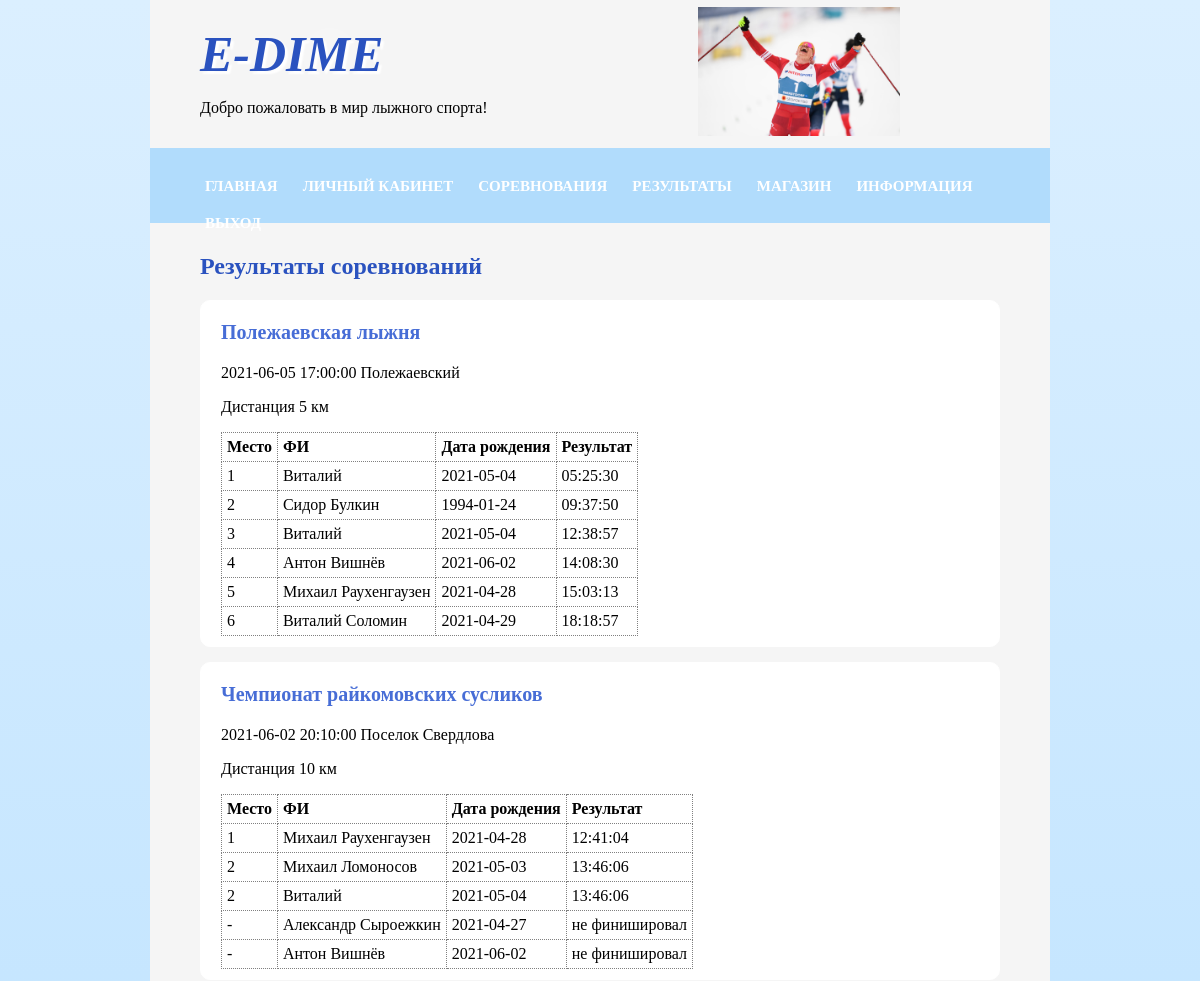
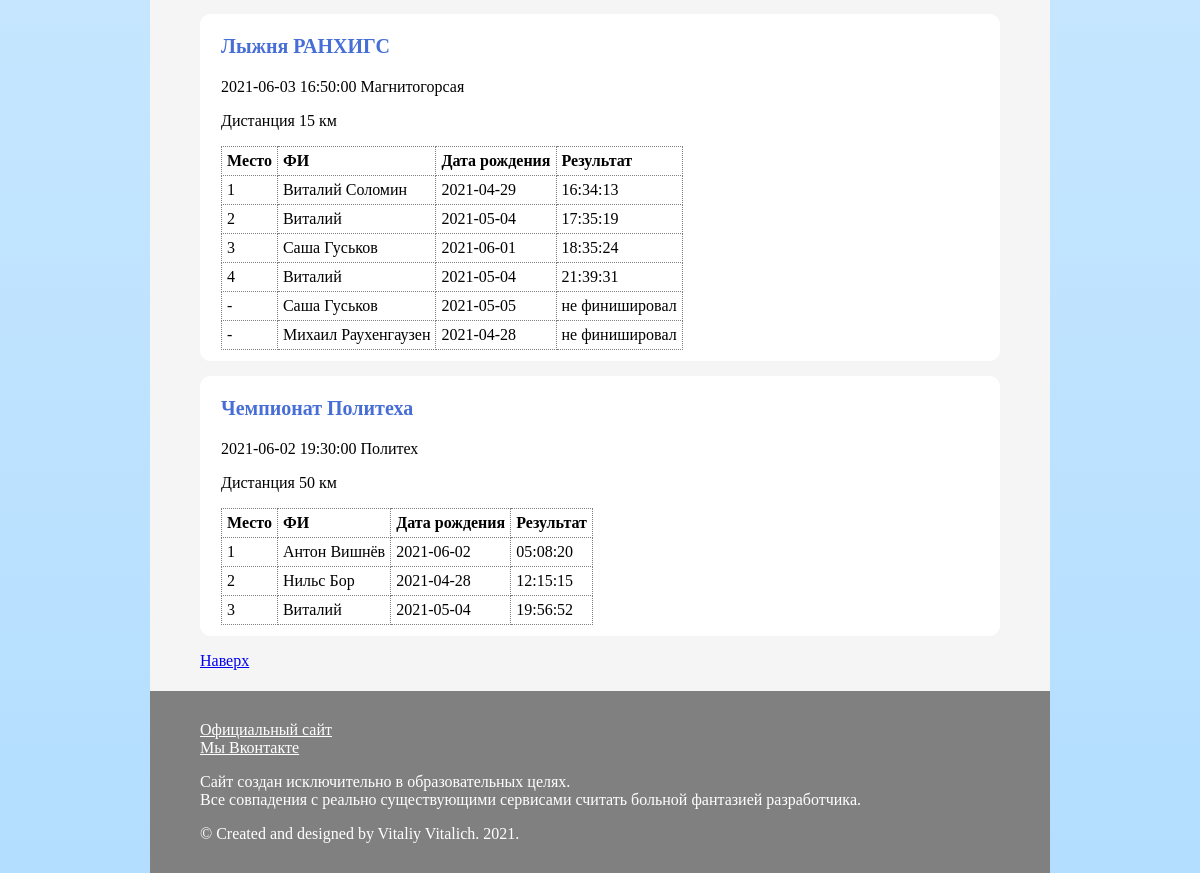
The app's page /e-dime.php?page=result_user (signed in) with its own data (2 pictures, top to bottom).
### tables this page shows
CREATE TABLE `comp` (
  `id` int(11) NOT NULL,
  `name` varchar(50) NOT NULL,
  `place` varchar(25) NOT NULL,
  `date` date NOT NULL,
  `time` time NOT NULL,
  `dist` int(11) NOT NULL,
  `status` tinyint(1) NOT NULL
);

CREATE TABLE `part` (
  `id` int(11) NOT NULL,
  `users_id` int(11) NOT NULL,
  `comp_id` int(11) NOT NULL,
  `result` time DEFAULT NULL
);

CREATE TABLE `users` (
  `id` int(11) NOT NULL,
  `name` varchar(50) NOT NULL,
  `login` varchar(25) NOT NULL,
  `password` varchar(40) NOT NULL,
  `phone` varchar(25) NOT NULL,
  `birth` date NOT NULL,
  `place` varchar(25) NOT NULL,
  `qual_id` int(20) NOT NULL
);

### result_user.php (the view)
<section>
<h2>Результаты соревнований</h2>
<?php
$q = mysqli_query($db,"SELECT * FROM comp WHERE status ='1'");
for($i=0;$i<mysqli_num_rows($q);$i++){
	$res=mysqli_fetch_assoc($q);
	$id = $res['id'];
	?>
	<div class='tour'>
		<h3><?php echo $res['name']; ?></h3>
		<p><?php echo $res['date'].' '.$res['time'].' '.$res['place']; ?></p>
		<p>Дистанция <?php echo $res['dist']; ?> км</p>
		<table>
			<tr>
				<td><b>Место</b></td>
				<td><b>ФИ</b></td>
				<td><b>Дата рождения</b></td>
				<td><b>Результат</b></td>
			</tr>
		<?php
		$q2 = mysqli_query($db,"SELECT * FROM users INNER JOIN part ON part.users_id = users.id WHERE comp_id = '$id' ORDER BY result ASC");
		$last_result=0;
		$place = 0;
		$not_finished = [];
		for($j=0;$j<mysqli_num_rows($q2);$j++){
			$res2=mysqli_fetch_assoc($q2);
			if(($res2['result']!=null)&&($res2['result']!="00:00:00")){
				?>
				<tr>
					<td><?php
					if($res2['result']==$last_result){
						$place+=0; echo $place;
					} else {
						$place+=1; echo $place;
					}
					?></td>
					<td><?php echo $res2['name']; ?></td>
					<td><?php echo $res2['birth']; ?></td>
					<td><?php
					echo $res2['result'];
					$last_result = $res2['result'];
					?></td>
				</tr>
				<?php
			} elseif(($res2['result']==null)||($res2['result']=='00:00:00')) {
				$at1 = $res2['name'];
				$at2 = $res2['birth'];
				$array_this = [$at1,$at2];
				array_push($not_finished,$array_this);
			}
		}
		for($j=0;$j<count($not_finished);$j++){
			?>
			<tr>
				<td>-</td>
				<td><?php echo $not_finished[$j][0]; ?></td>
				<td><?php echo $not_finished[$j][1]; ?></td>
				<td>не финишировал</td>
			</tr>
			<?php
		}
		?>
		</table>
	</div>
	<?php
}
?>
</section>

### e-dime.css (style rules this page uses)
html { background: linear-gradient(#dbefff,#b3deff); }
h2 { color:#2a52bf; }
h3 { font-size:20px; color:#476dd6; }
body { margin: auto; width: 75%; background:#f5f5f5; }
.tour { border:1px solid white; background:white; border-radius:10px; padding:0 20px 10px 20px; margin-bottom:15px; }
table { border:1px dotted grey; border-collapse:collapse; }
td { border:1px dotted grey; border-collapse:collapse; padding:5px; }

### records on screen
comp: name "Полежаевская лыжня", date "2021-06-05", time "17:00:00", place "Полежаевский", dist "5"
part: users.name "Виталий", users.birth "2021-05-04", result "05:25:30"
part: users.name "Сидор Булкин", users.birth "1994-01-24", result "09:37:50"
part: users.name "Виталий", users.birth "2021-05-04", result "12:38:57"
part: users.name "Антон Вишнёв", users.birth "2021-06-02", result "14:08:30"
part: users.name "Михаил Раухенгаузен", users.birth "2021-04-28", result "15:03:13"
part: users.name "Виталий Соломин", users.birth "2021-04-29", result "18:18:57"
comp: name "Чемпионат райкомовских сусликов", date "2021-06-02", time "20:10:00", place "Поселок Свердлова", dist "10", j "Антон Вишнёв", j "2021-06-02"
part: users.name "Михаил Раухенгаузен", users.birth "2021-04-28", result "12:41:04"
part: users.name "Михаил Ломоносов", users.birth "2021-05-03", result "13:46:06"
part: place "2", users.name "Виталий", users.birth "2021-05-04", result "13:46:06"
part: users.name "Александр Сыроежкин", users.birth "2021-04-27"
comp: name "Лыжня РАНХИГС", date "2021-06-03", time "16:50:00", place "Магнитогорсая", dist "15", j "Михаил Раухенгаузен", j "2021-04-28"
part: users.name "Виталий Соломин", users.birth "2021-04-29", result "16:34:13"
part: users.name "Виталий", users.birth "2021-05-04", result "17:35:19"
part: users.name "Саша Гуськов", users.birth "2021-06-01", result "18:35:24"
part: users.name "Виталий", users.birth "2021-05-04", result "21:39:31"
part: users.name "Саша Гуськов", users.birth "2021-05-05"
comp: name "Чемпионат Политеха", date "2021-06-02", time "19:30:00", place "Политех", dist "50"
part: users.name "Антон Вишнёв", users.birth "2021-06-02", result "05:08:20"
part: users.name "Нильс Бор", users.birth "2021-04-28", result "12:15:15"
part: users.name "Виталий", users.birth "2021-05-04", result "19:56:52"
